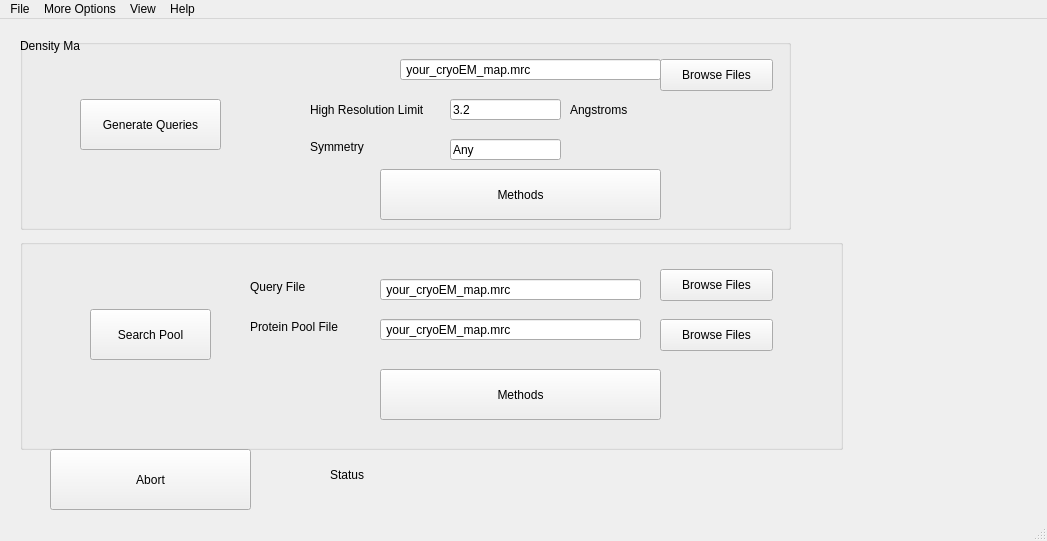
<?xml version="1.0" encoding="UTF-8"?>
<ui version="4.0">
 <class>cryoID</class>
 <widget class="QMainWindow" name="cryoID">
  <property name="geometry">
   <rect>
    <x>0</x>
    <y>0</y>
    <width>1047</width>
    <height>541</height>
   </rect>
  </property>
  <property name="windowTitle">
   <string>MainWindow</string>
  </property>
  <widget class="QWidget" name="centralwidget">
   <widget class="QGroupBox" name="groupBox">
    <property name="geometry">
     <rect>
      <x>20</x>
      <y>20</y>
      <width>771</width>
      <height>191</height>
     </rect>
    </property>
    <property name="title">
     <string/>
    </property>
    <widget class="QPushButton" name="gen_queries_button">
     <property name="geometry">
      <rect>
       <x>60</x>
       <y>60</y>
       <width>141</width>
       <height>51</height>
      </rect>
     </property>
     <property name="text">
      <string>Generate Queries</string>
     </property>
    </widget>
    <widget class="QLabel" name="density_map_label">
     <property name="geometry">
      <rect>
       <x>0</x>
       <y>0</y>
       <width>60</width>
       <height>14</height>
      </rect>
     </property>
     <property name="text">
      <string>Density Map</string>
     </property>
    </widget>
    <widget class="QLabel" name="hi_res_limit_label">
     <property name="geometry">
      <rect>
       <x>290</x>
       <y>60</y>
       <width>141</width>
       <height>21</height>
      </rect>
     </property>
     <property name="text">
      <string>High Resolution Limit</string>
     </property>
    </widget>
    <widget class="QLabel" name="symmetry_label">
     <property name="geometry">
      <rect>
       <x>290</x>
       <y>100</y>
       <width>91</width>
       <height>16</height>
      </rect>
     </property>
     <property name="text">
      <string>Symmetry</string>
     </property>
    </widget>
    <widget class="QPushButton" name="browse_mrc_file_button">
     <property name="geometry">
      <rect>
       <x>640</x>
       <y>20</y>
       <width>113</width>
       <height>32</height>
      </rect>
     </property>
     <property name="text">
      <string>Browse Files</string>
     </property>
    </widget>
    <widget class="QPushButton" name="gq_methods_button">
     <property name="geometry">
      <rect>
       <x>360</x>
       <y>130</y>
       <width>281</width>
       <height>51</height>
      </rect>
     </property>
     <property name="text">
      <string>Methods</string>
     </property>
    </widget>
    <widget class="QLineEdit" name="mrc_file_edit">
     <property name="geometry">
      <rect>
       <x>380</x>
       <y>20</y>
       <width>261</width>
       <height>21</height>
      </rect>
     </property>
     <property name="text">
      <string> your_cryoEM_map.mrc</string>
     </property>
    </widget>
    <widget class="QLineEdit" name="hi_res_limit_edit">
     <property name="geometry">
      <rect>
       <x>430</x>
       <y>60</y>
       <width>111</width>
       <height>21</height>
      </rect>
     </property>
     <property name="text">
      <string>3.2</string>
     </property>
    </widget>
    <widget class="QLabel" name="res_units_label">
     <property name="geometry">
      <rect>
       <x>550</x>
       <y>60</y>
       <width>71</width>
       <height>21</height>
      </rect>
     </property>
     <property name="text">
      <string>Angstroms</string>
     </property>
    </widget>
    <widget class="QLineEdit" name="symmetry_edit">
     <property name="geometry">
      <rect>
       <x>430</x>
       <y>100</y>
       <width>111</width>
       <height>21</height>
      </rect>
     </property>
     <property name="text">
      <string>Any</string>
     </property>
    </widget>
   </widget>
   <widget class="QGroupBox" name="groupBox_2">
    <property name="geometry">
     <rect>
      <x>20</x>
      <y>220</y>
      <width>823</width>
      <height>211</height>
     </rect>
    </property>
    <property name="title">
     <string/>
    </property>
    <widget class="QPushButton" name="search_pool_button">
     <property name="geometry">
      <rect>
       <x>70</x>
       <y>70</y>
       <width>121</width>
       <height>51</height>
      </rect>
     </property>
     <property name="text">
      <string>Search Pool</string>
     </property>
    </widget>
    <widget class="QPushButton" name="sp_methods_button">
     <property name="geometry">
      <rect>
       <x>360</x>
       <y>130</y>
       <width>281</width>
       <height>51</height>
      </rect>
     </property>
     <property name="text">
      <string>Methods</string>
     </property>
    </widget>
    <widget class="QPushButton" name="browse_query_file_button">
     <property name="geometry">
      <rect>
       <x>640</x>
       <y>30</y>
       <width>113</width>
       <height>32</height>
      </rect>
     </property>
     <property name="text">
      <string>Browse Files</string>
     </property>
    </widget>
    <widget class="QPushButton" name="browse_pool_fil_button">
     <property name="geometry">
      <rect>
       <x>640</x>
       <y>80</y>
       <width>113</width>
       <height>32</height>
      </rect>
     </property>
     <property name="text">
      <string>Browse Files</string>
     </property>
    </widget>
    <widget class="QLineEdit" name="query_file_edit">
     <property name="geometry">
      <rect>
       <x>360</x>
       <y>40</y>
       <width>261</width>
       <height>21</height>
      </rect>
     </property>
     <property name="text">
      <string> your_cryoEM_map.mrc</string>
     </property>
    </widget>
    <widget class="QLineEdit" name="pool_file_edit">
     <property name="geometry">
      <rect>
       <x>360</x>
       <y>80</y>
       <width>261</width>
       <height>21</height>
      </rect>
     </property>
     <property name="text">
      <string> your_cryoEM_map.mrc</string>
     </property>
    </widget>
    <widget class="QLabel" name="query_file_label">
     <property name="geometry">
      <rect>
       <x>230</x>
       <y>40</y>
       <width>91</width>
       <height>16</height>
      </rect>
     </property>
     <property name="text">
      <string>Query File</string>
     </property>
    </widget>
    <widget class="QLabel" name="protein_pool_file_label">
     <property name="geometry">
      <rect>
       <x>230</x>
       <y>80</y>
       <width>111</width>
       <height>16</height>
      </rect>
     </property>
     <property name="text">
      <string>Protein Pool File</string>
     </property>
    </widget>
   </widget>
   <widget class="QPushButton" name="abort_button">
    <property name="geometry">
     <rect>
      <x>50</x>
      <y>430</y>
      <width>201</width>
      <height>61</height>
     </rect>
    </property>
    <property name="text">
     <string>Abort</string>
    </property>
   </widget>
   <widget class="QLabel" name="status_label">
    <property name="geometry">
     <rect>
      <x>330</x>
      <y>440</y>
      <width>381</width>
      <height>31</height>
     </rect>
    </property>
    <property name="text">
     <string>Status</string>
    </property>
   </widget>
  </widget>
  <widget class="QMenuBar" name="menubar">
   <property name="geometry">
    <rect>
     <x>0</x>
     <y>0</y>
     <width>1047</width>
     <height>22</height>
    </rect>
   </property>
   <widget class="QMenu" name="menucryoID">
    <property name="title">
     <string>File</string>
    </property>
    <addaction name="separator"/>
    <addaction name="actionNew"/>
    <addaction name="actionOpen"/>
    <addaction name="actionRecent"/>
   </widget>
   <widget class="QMenu" name="menuMore_Options">
    <property name="title">
     <string>More Options</string>
    </property>
    <addaction name="separator"/>
    <addaction name="actionTBD"/>
   </widget>
   <widget class="QMenu" name="menuHelp">
    <property name="title">
     <string>Help</string>
    </property>
    <addaction name="actionNonesofar"/>
   </widget>
   <widget class="QMenu" name="menuView">
    <property name="title">
     <string>View</string>
    </property>
    <addaction name="actionResults_window"/>
    <addaction name="actionProgress_bar"/>
    <addaction name="actionPreviewer"/>
   </widget>
   <addaction name="menucryoID"/>
   <addaction name="menuMore_Options"/>
   <addaction name="menuView"/>
   <addaction name="menuHelp"/>
  </widget>
  <widget class="QStatusBar" name="statusbar"/>
  <action name="actionNew">
   <property name="text">
    <string>New</string>
   </property>
  </action>
  <action name="actionOpen">
   <property name="text">
    <string>Open</string>
   </property>
  </action>
  <action name="actionRecent">
   <property name="text">
    <string>Recent</string>
   </property>
  </action>
  <action name="actionTBD">
   <property name="text">
    <string>TBD</string>
   </property>
  </action>
  <action name="actionNonesofar">
   <property name="text">
    <string>TBD</string>
   </property>
  </action>
  <action name="actionResults_window">
   <property name="text">
    <string>Results window</string>
   </property>
  </action>
  <action name="actionProgress_bar">
   <property name="text">
    <string>Progress bar</string>
   </property>
  </action>
  <action name="actionPreviewer">
   <property name="text">
    <string>Previewer</string>
   </property>
  </action>
 </widget>
 <resources/>
 <connections/>
</ui>
